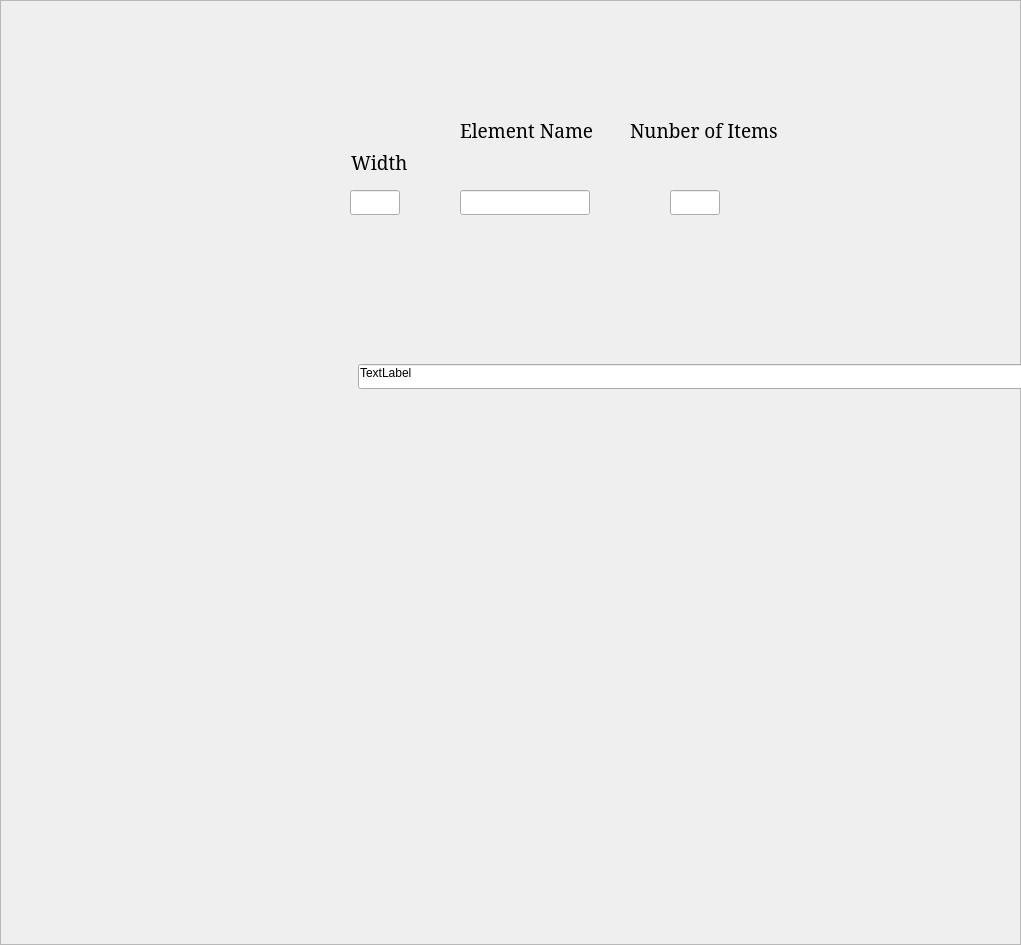
     <widget class="QFrame" name="frmcodeelements">
      <property name="geometry">
       <rect>
        <x>1080</x>
        <y>-90</y>
        <width>1021</width>
        <height>945</height>
       </rect>
      </property>
      <property name="frameShape">
       <enum>QFrame::StyledPanel</enum>
      </property>
      <property name="frameShadow">
       <enum>QFrame::Raised</enum>
      </property>
      <widget class="QLabel" name="lblwidth">
       <property name="geometry">
        <rect>
         <x>351</x>
         <y>150</y>
         <width>66</width>
         <height>25</height>
        </rect>
       </property>
       <property name="font">
        <font>
         <family>Garamond</family>
         <pointsize>14</pointsize>
        </font>
       </property>
       <property name="text">
        <string>Width</string>
       </property>
      </widget>
      <widget class="QLabel" name="lblelementnane">
       <property name="geometry">
        <rect>
         <x>460</x>
         <y>120</y>
         <width>140</width>
         <height>20</height>
        </rect>
       </property>
       <property name="font">
        <font>
         <family>Garamond</family>
         <pointsize>14</pointsize>
        </font>
       </property>
       <property name="text">
        <string>Element Name</string>
       </property>
      </widget>
      <widget class="QLabel" name="lblniumberofitems">
       <property name="geometry">
        <rect>
         <x>630</x>
         <y>120</y>
         <width>166</width>
         <height>20</height>
        </rect>
       </property>
       <property name="font">
        <font>
         <family>Garamond</family>
         <pointsize>14</pointsize>
        </font>
       </property>
       <property name="text">
        <string>Nunber of Items</string>
       </property>
      </widget>
      <widget class="QLineEdit" name="leheight">
       <property name="geometry">
        <rect>
         <x>-560</x>
         <y>230</y>
         <width>50</width>
         <height>25</height>
        </rect>
       </property>
      </widget>
      <widget class="QLineEdit" name="lewidth">
       <property name="geometry">
        <rect>
         <x>350</x>
         <y>190</y>
         <width>50</width>
         <height>25</height>
        </rect>
       </property>
      </widget>
      <widget class="QLineEdit" name="leeementname">
       <property name="geometry">
        <rect>
         <x>460</x>
         <y>190</y>
         <width>130</width>
         <height>25</height>
        </rect>
       </property>
      </widget>
      <widget class="QLineEdit" name="lenunberofitems">
       <property name="geometry">
        <rect>
         <x>670</x>
         <y>190</y>
         <width>50</width>
         <height>25</height>
        </rect>
       </property>
      </widget>
      <widget class="QLineEdit" name="leitem">
       <property name="geometry">
        <rect>
         <x>358</x>
         <y>364</y>
         <width>766</width>
         <height>25</height>
        </rect>
       </property>
      </widget>
      <widget class="QLabel" name="lblitem">
       <property name="geometry">
        <rect>
         <x>360</x>
         <y>360</y>
         <width>773</width>
         <height>25</height>
        </rect>
       </property>
       <property name="text">
        <string>TextLabel</string>
       </property>
      </widget>
      <widget class="QPushButton" name="btmedit">
       <property name="geometry">
        <rect>
         <x>1133</x>
         <y>360</y>
         <width>60</width>
         <height>26</height>
        </rect>
       </property>
       <property name="font">
        <font>
         <family>Garamond</family>
         <pointsize>14</pointsize>
        </font>
       </property>
       <property name="text">
        <string>Edit</string>
       </property>
      </widget>
      <widget class="QPushButton" name="btmadd">
       <property name="geometry">
        <rect>
         <x>1204</x>
         <y>363</y>
         <width>71</width>
         <height>26</height>
        </rect>
       </property>
       <property name="font">
        <font>
         <family>Garamond</family>
         <pointsize>14</pointsize>
        </font>
       </property>
       <property name="text">
        <string>+Add</string>
       </property>
      </widget>
      <widget class="QPushButton" name="btmdelete">
       <property name="geometry">
        <rect>
         <x>1285</x>
         <y>363</y>
         <width>80</width>
         <height>26</height>
        </rect>
       </property>
       <property name="font">
        <font>
         <family>Garamond</family>
         <pointsize>14</pointsize>
        </font>
       </property>
       <property name="text">
        <string>Delete</string>
       </property>
      </widget>
     </widget>
